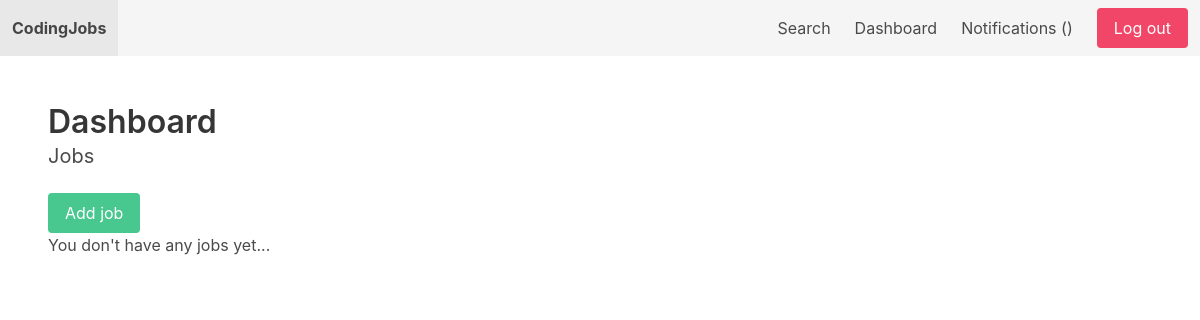
Page /dashboard/ (signed in) on the earlier database version.
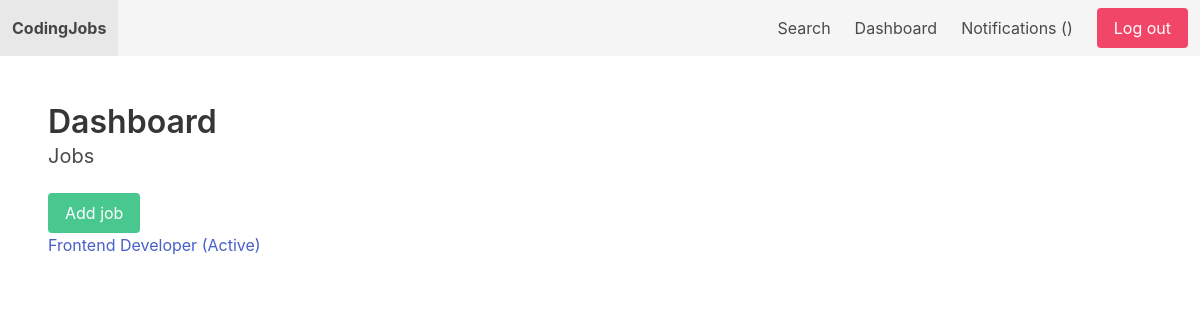
Same page on the later database version.
### job/models.py (models this page shows, shortened)
class Job(models.Model):
    SIZE_1_9 = 'size_1-9'
    SIZE_10_49 = 'size_10-49'
    SIZE_50_99 = 'size_50-99'
    SIZE_100 = 'size_100'
    CHOICES_SIZE = (
        (SIZE_1_9, '1-9'),
        (SIZE_10_49, '10-49'),
        (SIZE_50_99, '50-99'),
        (SIZE_100, '100+'),
    )
    ACTIVE = 'active'
    EMPLOYED = 'employed'
    ARCHIVED = 'archived'
    CHOICES_STATUS = (
        (ACTIVE, 'Active'),
        (EMPLOYED, 'Employed'),
        (ARCHIVED, 'Archived')
    )
    title = models.CharField(max_length=255)
    short_description = models.TextField()
    long_description = models.TextField(blank=True, null=True)
    company_name = models.CharField(max_length=255)
    company_address = models.CharField(max_length=255, blank=True, null=True)
    company_zipcode = models.CharField(max_length=255, blank=True, null=True)
    company_place = models.CharField(max_length=255, blank=True, null=True)
    company_country = models.CharField(max_length=255, blank=True, null=True)
    company_size = models.CharField(max_length=20, choices=CHOICES_SIZE, default=SIZE_1_9)
    created_by = models.ForeignKey(User, related_name='jobs', on_delete=models.CASCADE)
    created_at = models.DateTimeField(auto_now_add=True)
    changed_at = models.DateTimeField(auto_now=True)
    status = models.CharField(max_length=20, choices=CHOICES_STATUS, default=ACTIVE)

### userprofile/views.py (the view)
# urls.py: path('dashboard/', include('userprofile.urls')),
@login_required
def dashboard(request):
    return render(request, 'userprofile/dashboard.html', {'userprofile': request.user.userprofile})

### userprofile/templates/userprofile/dashboard.html (shortened to what this page needs)
{% extends 'mysite/base.html' %}
{% block content %}
    <h1 class="title">Dashboard</h1>
    {% if userprofile.is_employer %}
        <h2 class="subtitle">Jobs</h2>
        <a href="{% url 'add_job' %}" class="button is-success">Add job</a>
        {% for job in request.user.jobs.all %}
            <div class="job">
                <a href="{% url 'view_dashboard_job' job.id %}">{{ job.title }} ({{ job.get_status_display }})</a>
            </div>
        {% empty %}
            <p>You don't have any jobs yet...</p>
        {% endfor %}
    {% endif %}
{% endblock %}

Differences in the rows shown:
added Job: title "Frontend Developer", status "Active"
Other differences:
text no longer shown: "You don't have any jobs yet..."
